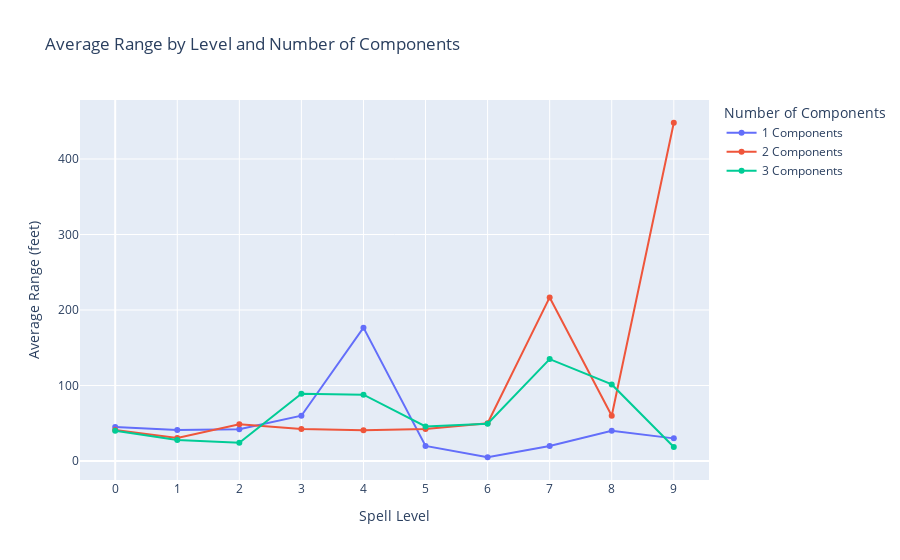

Notebook source saved alongside this figure:
### Code cell
import plotly.graph_objects as go

trend_data = df_clean.groupby(['level', 'num_components'])['range_numeric'].mean().reset_index()
trend_data['count'] = df_clean.groupby(['level', 'num_components'])['range_numeric'].count().values

fig = go.Figure()
for num in range(1, 4):  # start at 1 component
    subset = trend_data[trend_data['num_components'] == num]
    if not subset.empty:
        fig.add_trace(go.Scatter(
            x=subset['level'], y=subset['range_numeric'], mode='lines+markers',
            name=f'{num} Components', 
            hovertemplate='Level: %{x}<br>Avg Range: %{y:.0f} feet<br>Spells: %{customdata}',
            customdata=subset['count']
        ))

fig.update_layout(
    title='Average Range by Level and Number of Components',
    xaxis_title='Spell Level', yaxis_title='Average Range (feet)',
    legend_title='Number of Components',
    xaxis=dict(tickmode='linear', tick0=0, dtick=1)
)
fig.show()

### Figure 1 — Plotly figure (JSON) as saved in the notebook; plotly's stock layout.template omitted (floating-point values rounded to 4 significant figures)
{"data": [{"customdata": [2, 8, 5, 2, 3, 3, 1, 2, 3, 4], "hovertemplate": "Level: %{x}<br>Avg Range: %{y:.0f} feet<br>Spells: %{customdata}", "mode": "lines+markers", "name": "1 Components", "type": "scatter", "x": [0, 1, 2, 3, 4, 5, 6, 7, 8, 9], "y": [45.0, 41.25, 42.0, 60.0, 176.7, 20.0, 5.0, 20.0, 40.0, 30.0]}, {"customdata": [21, 22, 16, 17, 11, 13, 8, 6, 5, 5], "hovertemplate": "Level: %{x}<br>Avg Range: %{y:.0f} feet<br>Spells: %{customdata}", "mode": "lines+markers", "name": "2 Components", "type": "scatter", "x": [0, 1, 2, 3, 4, 5, 6, 7, 8, 9], "y": [41.19, 30.45, 48.75, 42.35, 40.91, 42.31, 50.0, 216.7, 60.0, 448.0]}, {"customdata": [3, 24, 31, 21, 14, 19, 19, 10, 7, 7], "hovertemplate": "Level: %{x}<br>Avg Range: %{y:.0f} feet<br>Spells: %{customdata}", "mode": "lines+markers", "name": "3 Components", "type": "scatter", "x": [0, 1, 2, 3, 4, 5, 6, 7, 8, 9], "y": [40.0, 27.92, 24.19, 89.05, 87.86, 45.79, 49.47, 135.0, 101.4, 18.57]}], "layout": {"legend": {"title": {"text": "Number of Components"}}, "title": {"text": "Average Range by Level and Number of Components"}, "xaxis": {"dtick": 1, "tick0": 0, "tickmode": "linear", "title": {"text": "Spell Level"}}, "yaxis": {"title": {"text": "Average Range (feet)"}}}}
